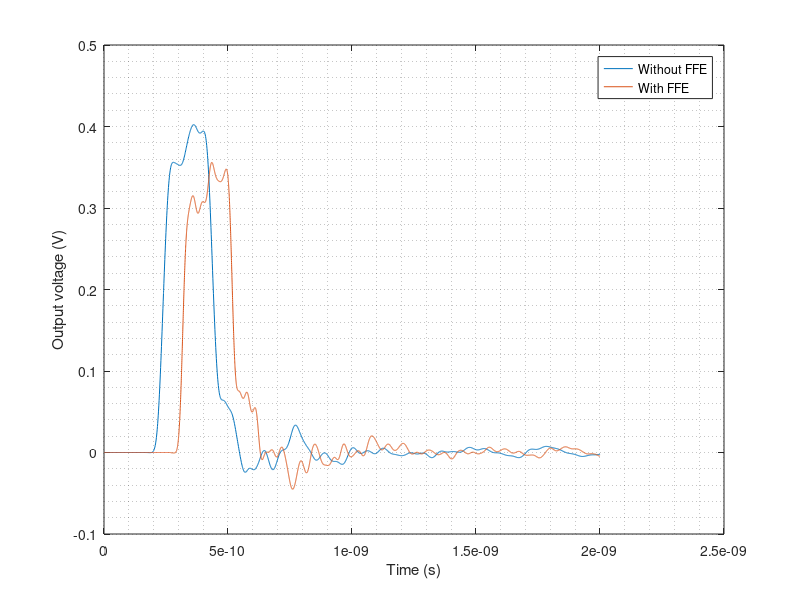

Write MATLAB code to recreate this figure. (Note: this script raises an error after producing the figure.)
format long e
close all
clear all

%% 5 GHZ
Tb = 0.2e-9;
max = 4.34875e-010;
max2 = 3.6174e-010;
figure(1)
fileID = fopen('./TRAN_simulations/ibm_topology_2_TRAN_5G.txt','r');
fgetl(fileID);
fileID2 = fopen('./TRAN_simulations/ibm_topology_2_TRAN_ffe_5G.txt','r');
fgetl(fileID2);
spice1 = fscanf(fileID, '%f %f', [2, inf]);
spice2 = fscanf(fileID2, '%f %f', [2, inf]);
plot(spice1(1,:), spice1(2,:))
hold on
plot(spice2(1,:), spice2(2,:))

grid minor
xlabel('Time (s)') 
ylabel('Output voltage (V)')
L = legend('Without FFE', 'With FFE');
L.AutoUpdate = 'off';
title('Measuring of pre and post-cursors (200 ps pulse)')

xline(max, 'r--');
xline(max + 1*Tb, 'r--');
xline(max + 2*Tb, 'r--');
xline(max + 3*Tb, 'r--');
xline(max + 4*Tb, 'r--');
xline(max - 1*Tb, 'r--');

xline(max2, 'b-.');
xline(max2 + 1*Tb, 'b-.');
xline(max2 + 2*Tb, 'b-.');
xline(max2 + 3*Tb, 'b-.');
xline(max2 + 4*Tb, 'b-.');
xline(max2 - 1*Tb, 'b-.');


%% 10 GHZ
Tb = 0.1e-9;
max= 3.08375e-010;
max2 = 2.6803e-010;
figure(2)
fileID = fopen('./TRAN_simulations/ibm_topology_2_TRAN_10G.txt','r');
fgetl(fileID);
fileID2 = fopen('./TRAN_simulations/ibm_topology_2_TRAN_ffe_10G.txt','r');
fgetl(fileID2);
spice1 = fscanf(fileID, '%f %f', [2, inf]);
spice2 = fscanf(fileID2, '%f %f', [2, inf]);
plot(spice1(1,:), spice1(2,:))
hold on
plot(spice2(1,:), spice2(2,:))

grid minor
xlabel('Time (s)') 
ylabel('Output voltage (V)')
L = legend('Without FFE', 'With FFE');
L.AutoUpdate = 'off';
title('Measuring of pre and post-cursors (100 ps pulse)')
xlim([0, 1.5e-9])

xline(max, 'r--');
xline(max + 1*Tb, 'r--');
xline(max + 2*Tb, 'r--');
xline(max + 3*Tb, 'r--');
xline(max + 4*Tb, 'r--');
xline(max - 2*Tb, 'r--');
xline(max - 1*Tb, 'r--');

xline(max2, 'b-.');
xline(max2 + 1*Tb, 'b-.');
xline(max2 + 2*Tb, 'b-.');
xline(max2 + 3*Tb, 'b-.');
xline(max2 + 4*Tb, 'b-.');
xline(max2 - 2*Tb, 'b-.');
xline(max2 - 1*Tb, 'b-.');
